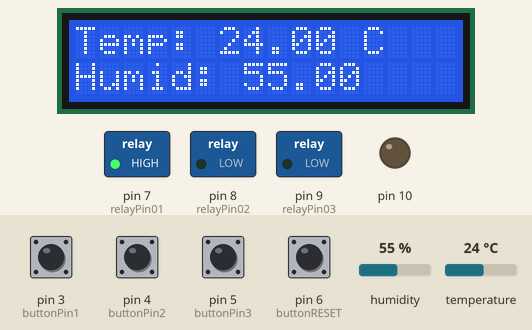
This sketch was run on a simulated Arduino Uno, built with avr-gcc and run on an emulated ATmega328P. On the bench: 16×2 character LCD, switched loads named in the sketch (green lamp = pin HIGH), output pins drawn as LEDs (lit = HIGH). The test bench sets the inputs (shaded band); at power-on: pin 3 (buttonPin1), pin 4 (buttonPin2), pin 5 (buttonPin3), pin 6 (buttonRESET) LOW, humidity 55 %, temperature 24 °C. EEPROM starts erased; what the sketch prints to the serial monitor is not drawn.

Above: at 3.2 s.
3.3 s: pin 4 (buttonPin2) pulled HIGH for 1 s
At 5.9 s:
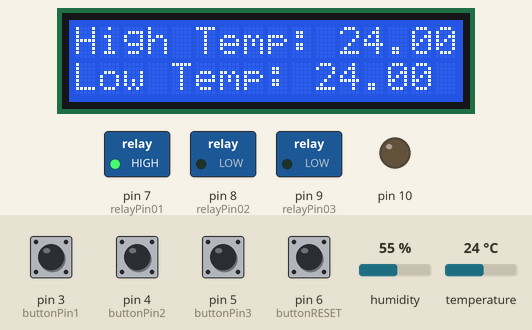
6.6 s: pin 4 (buttonPin2) pulled HIGH for 1 s
At 8.9 s:
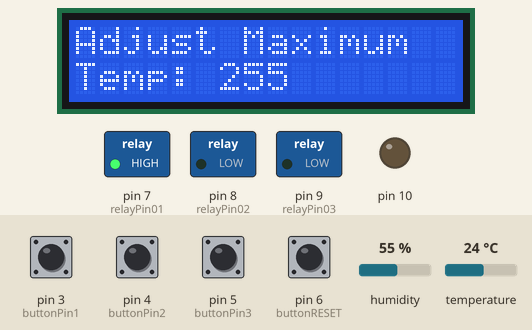
9.1 s: pin 5 (buttonPin3) pulled HIGH for 1 s
At 10.7 s:
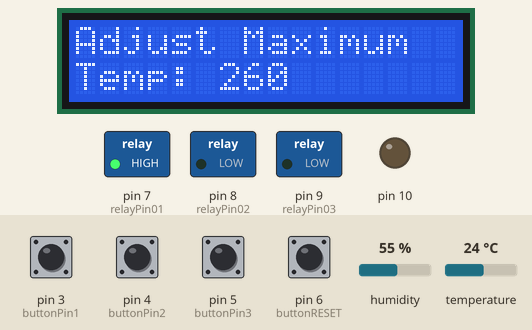
11.6 s: pin 6 (buttonRESET) pulled HIGH for 1 s
At 12.6 s:
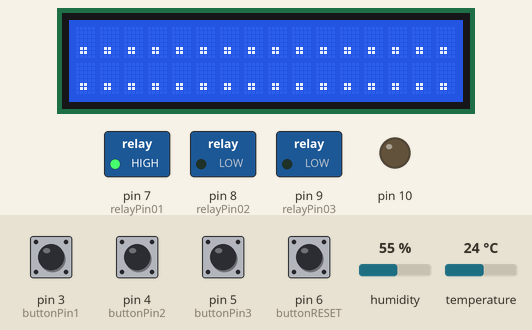
17.9 s: pin 5 (buttonPin3) pulled HIGH for 1 s
At 20.5 s:
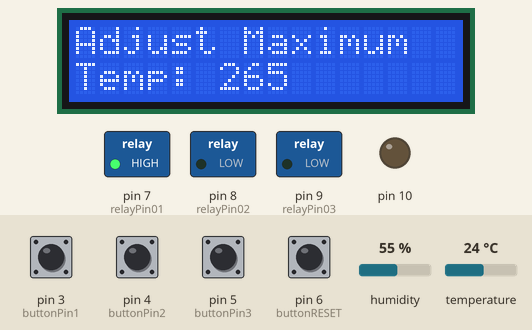
Timing chart, 0 to 21.4 s (numbered marks = the images above; inputs shaded):
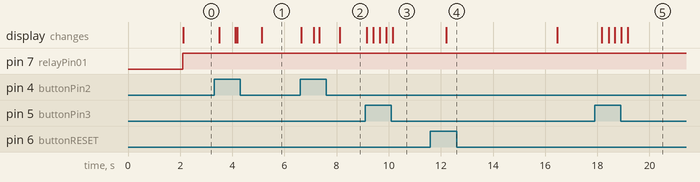

Measured:
- after the input at 3.3 s, the display: first changes after 0.19 s (image 1 shows a later state)
- after the input at 6.6 s, the display: first changes at once (image 2 shows a later state)
- after the input at 9.1 s, the display: first changes after 0.05 s (image 3 shows a later state)
- after the input at 11.6 s, the display: changes after 0.60 s (image 4)
- after the input at 17.9 s, the display: first changes after 0.27 s (image 5 shows a later state)

The sketch:

Automated_Fan_with_DHT11.ino
```cpp
#include <LiquidCrystal_I2C.h>
#include "DHT.h"
#define DHTPIN 2
#define DHTTYPE DHT11
#include <EEPROM.h>
DHT dht(DHTPIN, DHTTYPE);

const long eventTime_1_updateLCD = 1000;
const long eventTime_2_pushButtons = 350;
const long eventTime_3_read_DHT11 = 2000;
const long eventTime_4_pushUpdate = 250;
const long eventTime_5_read_DHT11_delayed = 8000;

unsigned long previousTime_1 = 0;
unsigned long previousTime_2 = 0;
unsigned long previousTime_3 = 0;
unsigned long previousTime_4 = 0;
unsigned long previousTime_5 = 0;

float h = 0;
float t = 0;
float hic = 0;

float h2 = 0;
float t2 = 0;

float highest_temp_1 = 0;
float lowest_temp_1 = 0;

float highest_temp_2 = 0;
float lowest_temp_2 = 1000; //starting value

// TO DO:
//automated time (asynchronous)

//relay guide: HIGH - OFF : LOW - ON
// SDA - pin A4
// SCL - pin A5
LiquidCrystal_I2C lcd(0x27, 16, 2);
int minTemp = 29;
int maxTemp = 31;

int relayPin01 = 7;
int relayPin02 = 8;
int relayPin03 = 9;

int buttonPin1 = 3;
int buttonPin2 = 4;
int buttonPin3 = 5;
int buttonRESET = 6;

int buttonVal1 = 0;
int buttonVal2 = 0;
int buttonRESET_VALUE = 0;

int mode = 0;
int modeValue = 0;

void setup() {
  pinMode(relayPin01, OUTPUT);
  pinMode(relayPin02, OUTPUT);
  pinMode(relayPin03, OUTPUT);

  pinMode(buttonPin1, INPUT);
  pinMode(buttonPin2, INPUT);
  pinMode(buttonPin3, INPUT);
  pinMode(buttonRESET, INPUT);

  lcd.clear();
	lcd.begin();
	lcd.backlight();
  Serial.begin(9600);
  Serial.print("Serial OK");
  dht.begin();
  delay(2000);
  highest_temp_2 = dht.readTemperature();
  lowest_temp_2 = dht.readTemperature();

  minTemp = EEPROM.read(0);
  maxTemp = EEPROM.read(1);
}


void loop() {

   unsigned long currentTime = millis();

  //read 2s
  if (currentTime - previousTime_3 >= eventTime_3_read_DHT11){

    h = dht.readHumidity();
    t = dht.readTemperature();
    hic = dht.computeHeatIndex(t, h, false);
    previousTime_3 = currentTime;
  }

  //read 4s
  if (currentTime - previousTime_5 >= eventTime_5_read_DHT11_delayed){
    if (t > t2){
      highest_temp_1 = t2;
      if (highest_temp_1 >= highest_temp_2){
        highest_temp_2 = t2;
      }
    }
    else if(t < t2){
      lowest_temp_1 = t2;
      if (lowest_temp_1 <= lowest_temp_2){
        lowest_temp_2 = t2;
      }
    }
    h2 = dht.readHumidity();
    t2 = dht.readTemperature();
    previousTime_5 = currentTime;

  }

  //relay check
  // HIGH - on
  // LOW - off
  if (t <= minTemp){
    digitalWrite(relayPin01, HIGH);
    digitalWrite(relayPin02, LOW);
    digitalWrite(relayPin03, LOW);
  }else if (t >= maxTemp){
    digitalWrite(relayPin01, LOW);
    digitalWrite(relayPin02, HIGH);
    digitalWrite(relayPin03, HIGH);
  }else{
    digitalWrite(relayPin01, LOW);
    digitalWrite(relayPin02, LOW);
    digitalWrite(relayPin03, LOW);
  };
  ///////////////////////////////////

  //buttons//
  if (currentTime - previousTime_2 >= eventTime_2_pushButtons){
    modeValue = digitalRead(buttonPin2);
    buttonRESET_VALUE = digitalRead(buttonRESET);

    //adjust min temp

    if (mode == 1 || 2){
      buttonVal1 = digitalRead(buttonPin1);
      buttonVal2 = digitalRead(buttonPin3);
    }

    previousTime_2 = currentTime;
  }

  if(buttonRESET_VALUE != 0){
    lcd.clear();
    lcd.print("Please Wait");
     for (int i = 0 ; i < EEPROM.length() ; i++) {
        EEPROM.write(i, 0);
        lcd.print(".");
      }
      EEPROM.update(0, 29);
      EEPROM.update(1, 31);
      delay(1000);
      pinMode(10, OUTPUT);
      return;
    }


  if (currentTime - previousTime_4 >= eventTime_4_pushUpdate){
    if (mode == 1){
      if (buttonVal1 != 0){
        minTemp--;
        lcd.setCursor(6, 1);
        lcd.print(minTemp);
        EEPROM.update(0, minTemp);
      };
      if (buttonVal2 != 0){
        if (minTemp > maxTemp - 2){ //set limit for adjusting min temp
          return;
        }
        minTemp++;
        lcd.setCursor(6, 1);
        lcd.print(minTemp);
        EEPROM.update(0, minTemp);
      }

    }else if (mode == 2){

      lcd.setCursor(6, 1);

      if (buttonVal1 != 0){
        if (minTemp > maxTemp - 2){ //set limit for adjusting max temp
          return;
        }
        maxTemp--;
        lcd.setCursor(6, 1);
        lcd.print(maxTemp);
        EEPROM.update(1, maxTemp);
        };

      if (buttonVal2 != 0){
        if(maxTemp == 99){return;}
        maxTemp++;
        lcd.setCursor(6, 1);
        lcd.print(maxTemp);
        EEPROM.update(1, maxTemp);
      };
    }

    previousTime_4 = currentTime;
  }

  if(modeValue != 0){
      mode++;
      modeValue = 0;
      lcd.clear();

    if (mode > 3){ //set limit mode number
      mode = 0;
    }
    return;
  }else{ //will keep running depending on mode
    if (mode == 0){
      //catch
      if (isnan(h) || isnan(t)) {
        lcd.print("Failed to Detect");
        Serial.println(F("Failed to read from DHT sensor!"));
      return;}

      //otherwise display
      if (currentTime - previousTime_1 >= eventTime_1_updateLCD){
        lcd.clear();
        previousTime_1 = currentTime;
        lcd.print("Temp: ");
        lcd.print(t);
        lcd.print(" C");
        lcd.setCursor(0, 1);
        lcd.print("Humid: ");
        lcd.print(h);
      }
    }
   else if (mode == 1){

     if (currentTime - previousTime_1 >= eventTime_1_updateLCD){
      lcd.clear();
      lcd.print("Adjust Minimum");
      lcd.setCursor(0, 1);
      lcd.print("Temp: ");
      previousTime_1 = currentTime;
      lcd.print(minTemp);
    }
    }else if (mode == 2){
      if (currentTime - previousTime_1 >= eventTime_1_updateLCD){
        lcd.clear();
        lcd.print("Adjust Maximum");
        lcd.setCursor(0, 1);
        lcd.print("Temp: ");
        previousTime_1 = currentTime;
        lcd.print(maxTemp);
        return;
      }
    }else if(mode == 3){
       if (currentTime - previousTime_1 >= eventTime_1_updateLCD){
        lcd.clear();
        lcd.print("High Temp: ");
        lcd.print(highest_temp_2);
        lcd.print(" C");
        lcd.setCursor(0, 1);
        lcd.print("Low Temp: ");
        lcd.print(lowest_temp_2);
        previousTime_1 = currentTime;
      }
    }
  };
};
```
